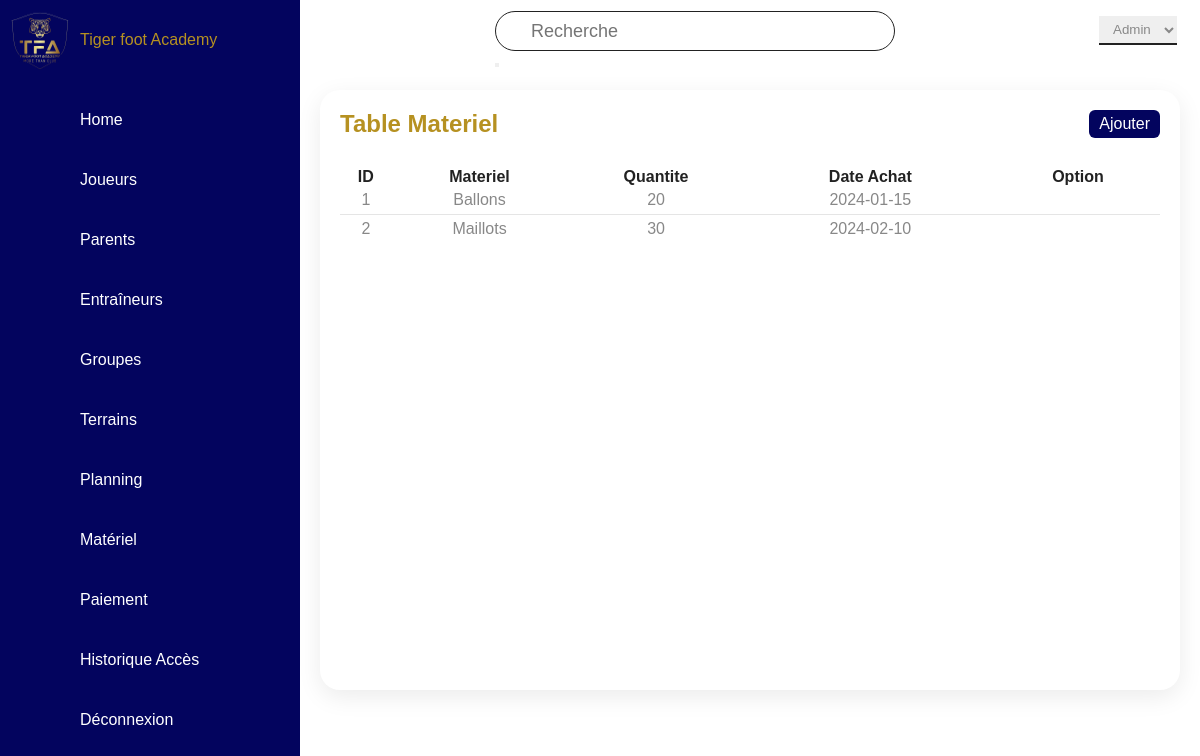
The page /Materiel.php (signed in) on the database as committed earlier.
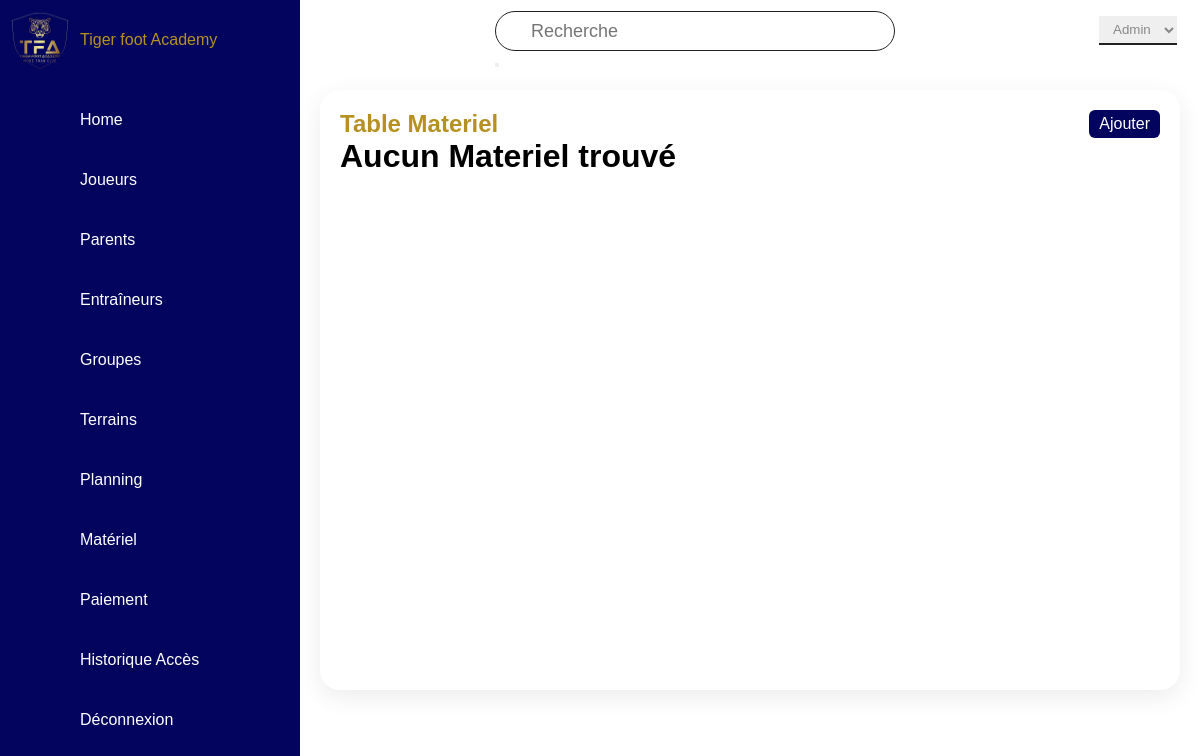
The same page on the database as committed later.
### tables this page shows
CREATE TABLE Materiel (
    id INT PRIMARY KEY AUTO_INCREMENT,
    nom VARCHAR(255) NOT NULL,
    quantite INT NOT NULL,
    date_achat DATE NOT NULL
);

### Materiel.php (the view, shortened to what this page needs)
<?php
require_once "connection.php";
include "navigation.php";
$sql1 = "SELECT * FROM Materiel;";
$result1 =mysqli_query($con,$sql1);
$nb=mysqli_num_rows($result1);
?>
<!DOCTYPE html>
<html lang="en">
<head>
    <link rel="stylesheet" href="styleDashbord.css">
</head>
<body>
<div class="main">
        <div class="topbar">
            <div class="toggle"><ion-icon name="menu-outline"></ion-icon></div>
            <div class="search"><form action="rechercheMateriel.php" method="GET">
                <input type="text" name="search" placeholder="Recherche">
                <button type="submit"><ion-icon name="search-outline"></ion-icon></button>
            </form>
        </div>
            <div class="user">
            <div class="notification"><a href="notifications.php"><ion-icon name="notifications-outline"></ion-icon></a></div>
            <div class="userType">
                    <select  id="userTypeSelect">
                        <option value="admin">Admin</option>
                    </select>
                </div>
            </div>
        </div>
        <div class="detaille">
            <div class="affichageTable">
                <div class="cardHeader">
                    <h2>Table Materiel</h2>
                    <a href="addMateriel.php" class="btn"><ion-icon name="add-outline"></ion-icon>Ajouter</a>
                </div>
                <?php if ($nb > 0) {   ?>
                <table>
                    <thead>
                        <tr>
                            <th>ID</th>
                            <th>Materiel</th>
                            <th>Quantite</th>
                            <th>Date Achat</th>
                            <th colspan="2">Option</th>
                        </tr>
                    </thead>
                    <TBody>
                        <?php while($row = mysqli_fetch_assoc($result1)) { ?>
                        <tr>
                            <td align="center"><?php echo $row["id"]; ?></td>
                            <td align="center"><?php echo $row["nom"]; ?></td>
                            <td align="center"><?php echo $row["quantite"]; ?></td>
                            <td align="center"><?php echo $row["date_achat"]; ?></td>
                            <td align="center"><a onclick="return confirm('Êtes-vous sûr de vouloir modifier cet Materiel ?')" href="editMateriel.php?id=<?php echo ($row["id"]);?>"><ion-icon name="create-outline"></ion-icon></a></td>
                            <td align="center"><a onclick="return confirm('Êtes-vous sûr de vouloir supprimer cet Materiel ?')" href="deleteMateriel.php?id=<?php echo($row["id"]); ?>"><ion-icon name="trash-outline"></ion-icon></a></td>
                        </tr>
                        <?php } ?>
                    </TBody>
                </table>
            </div>
            <?php }
                else {?>
            <div class="jumbotron">
                <h1>Aucun Materiel trouvé</h1>
            </div>
            <?php } ?>
        </div>
    </div>
</body>
</html>

Rows that differ between the two databases and show on the page:
removed materiel: id "1", nom "Ballons", quantite "20", date_achat "2024-01-15"
removed materiel: id "2", nom "Maillots", quantite "30", date_achat "2024-02-10"
Other text that changed with them:
text no longer shown: "ID Materiel Quantite Date Achat Option"
text now shown: "Aucun Materiel trouvé"
